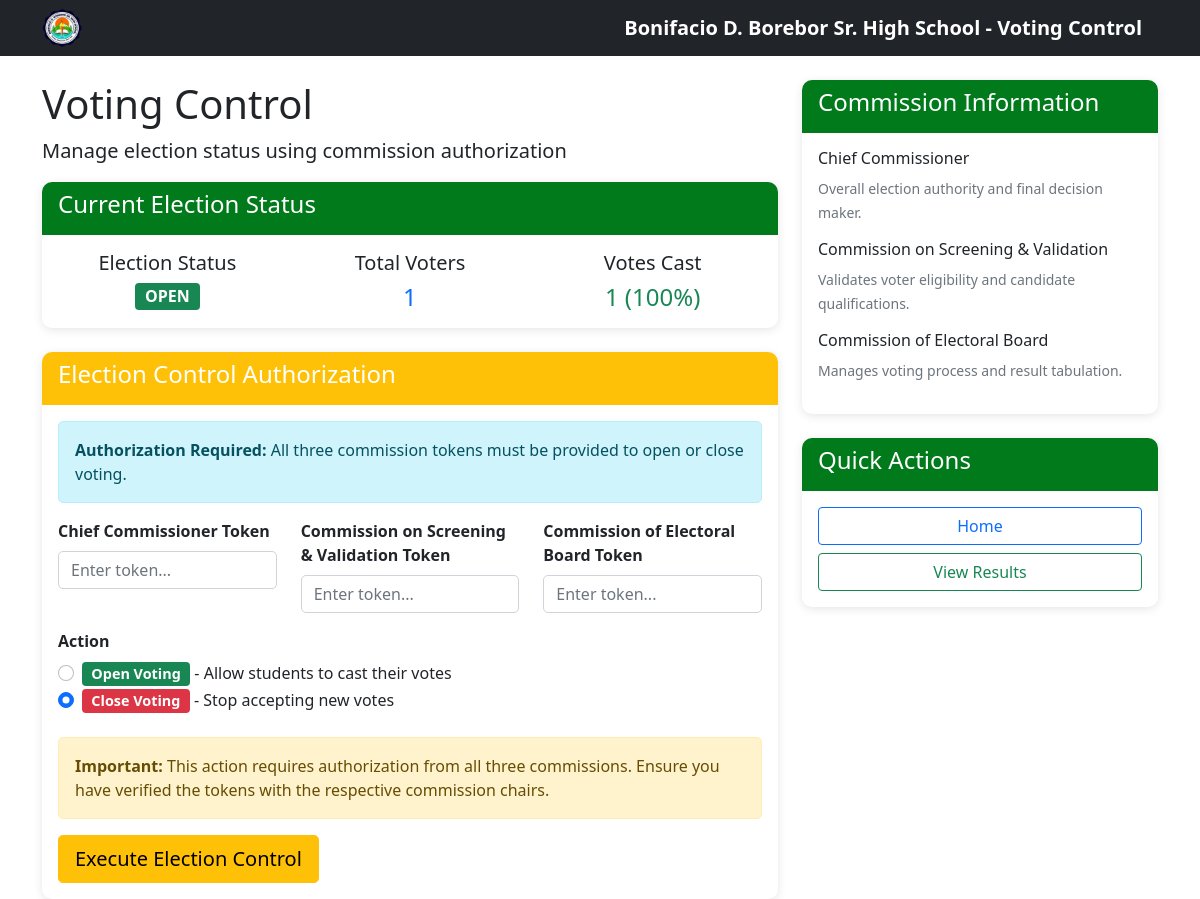
Page /voting_control.php on the earlier database version.
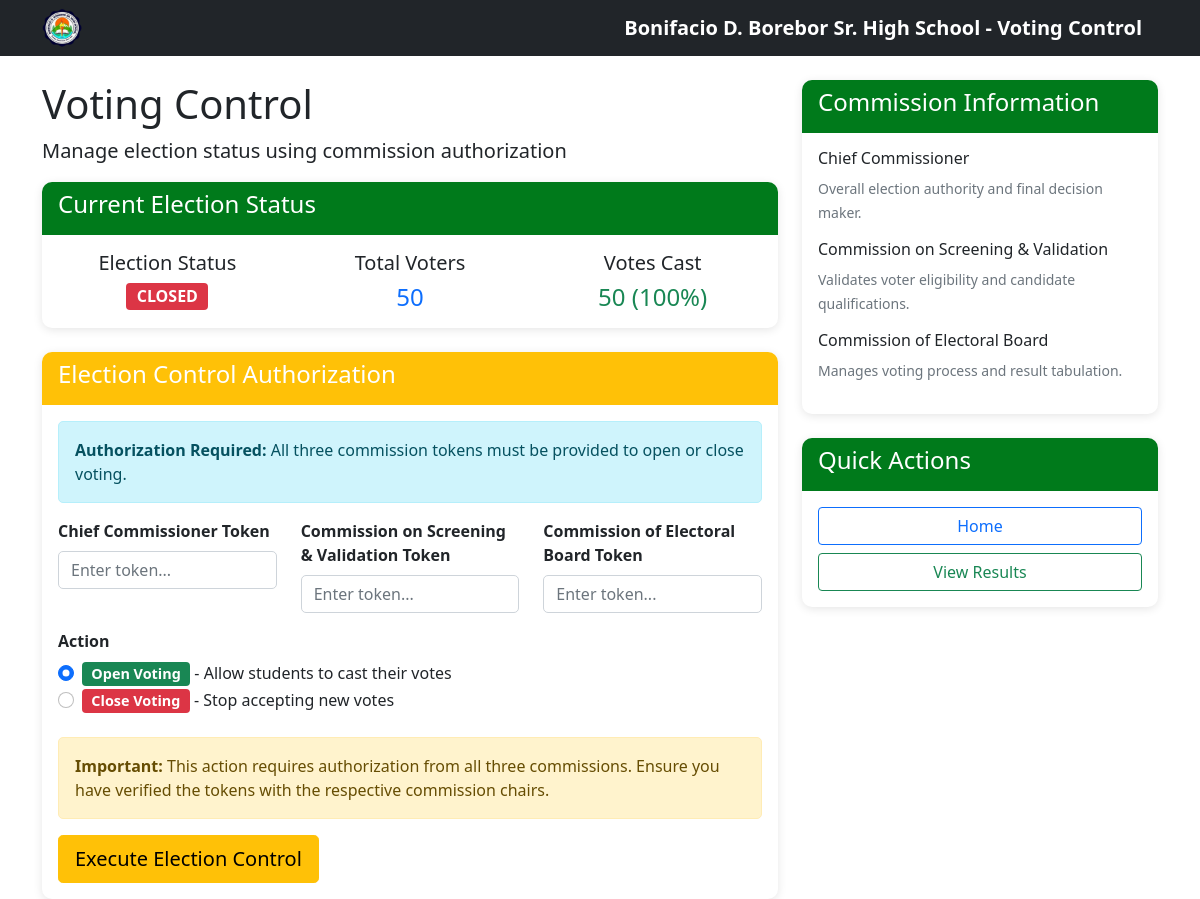
Same page on the later database version.
### tables this page shows
CREATE TABLE election_settings (
            id INTEGER PRIMARY KEY AUTOINCREMENT,
            election_name TEXT NOT NULL DEFAULT 'SSLG Election',
            election_token TEXT,
            is_open INTEGER NOT NULL DEFAULT 0,
            start_date TEXT,
            end_date TEXT,
            created_at TEXT DEFAULT CURRENT_TIMESTAMP,
            updated_at TEXT DEFAULT CURRENT_TIMESTAMP
        , logo_path TEXT, theme_color TEXT DEFAULT '#343a40', allowed_ips TEXT, chief_commissioner_token TEXT, screening_validation_token TEXT, electoral_board_token TEXT, require_open_tokens INTEGER NOT NULL DEFAULT 0);

### voting_control.php (the view, shortened to what the changed rows need)
<?php
$db = getDBConnection();
$election = $db->query("SELECT * FROM election_settings ORDER BY id DESC LIMIT 1")->fetch();
$total_voters = $db->query("SELECT COUNT(*) FROM users WHERE role = 'voter' AND is_active = 1")->fetchColumn();
$votes_cast = $db->query("SELECT COUNT(DISTINCT voter_id) FROM votes")->fetchColumn();
$completion_rate = $total_voters > 0 ? round(($votes_cast / $total_voters) * 100, 1) : 0;
?>
<!DOCTYPE html>
<html lang="en">
<head>
    <link href="https://cdn.jsdelivr.net/npm/bootstrap@5.1.3/dist/css/bootstrap.min.css" rel="stylesheet">
    <link href="assets/css/style.css" rel="stylesheet">
</head>
<body>
    <div class="container mt-4">
        <div class="row">
            <div class="col-lg-8">
                <h1>Voting Control</h1>
                <div class="card mb-4">
                    <div class="card-body">
                        <div class="row">
                            <div class="col-md-4">
                                <div class="text-center">
                                    <h5>Election Status</h5>
                                    <span class="badge fs-6 <?php echo $election['is_open'] ? 'bg-success' : 'bg-danger'; ?>">
                                        <?php echo $election['is_open'] ? 'OPEN' : 'CLOSED'; ?>
                                    </span>
                                </div>
                            </div>
                            <div class="col-md-4">
                                <div class="text-center">
                                    <h5>Total Voters</h5>
                                    <span class="h4 text-primary"><?php echo $total_voters; ?></span>
                                </div>
                            </div>
                            <div class="col-md-4">
                                <div class="text-center">
                                    <h5>Votes Cast</h5>
                                    <span class="h4 text-success"><?php echo $votes_cast; ?> (<?php echo $completion_rate; ?>%)</span>
                                </div>
                            </div>
                        </div>
                    </div>
                </div>
                <div class="card">
                    <div class="card-body">
                        <form method="POST" action="">
                            <div class="mb-4">
                                <div class="form-check">
                                    <input class="form-check-input" type="radio" name="action" id="action_open" value="open" <?php echo (!$election['is_open']) ? 'checked' : ''; ?>>
                                    <label class="form-check-label" for="action_open">
                                        <span class="badge bg-success">Open Voting</span> - Allow students to cast their votes
                                    </label>
                                </div>
                                <div class="form-check">
                                    <input class="form-check-input" type="radio" name="action" id="action_close" value="close" <?php echo $election['is_open'] ? 'checked' : ''; ?>>
                                    <label class="form-check-label" for="action_close">
                                        <span class="badge bg-danger">Close Voting</span> - Stop accepting new votes
                                    </label>
                                </div>
                            </div>
                        </form>
                    </div>
                </div>
            </div>
        </div>
    </div>
</body>
</html>

Differences in the rows shown:
changed election_settings: is_open "☐ Open Voting - Allow students t" → "☑ Open Voting - Allow students t"; is_open "☑ Close Voting - Stop accepting" → "☐ Close Voting - Stop accepting"
Other differences:
$total_voters: "1" → "50"
$votes_cast: "1" → "50"
text no longer shown: "OPEN"
text now shown: "CLOSED"
